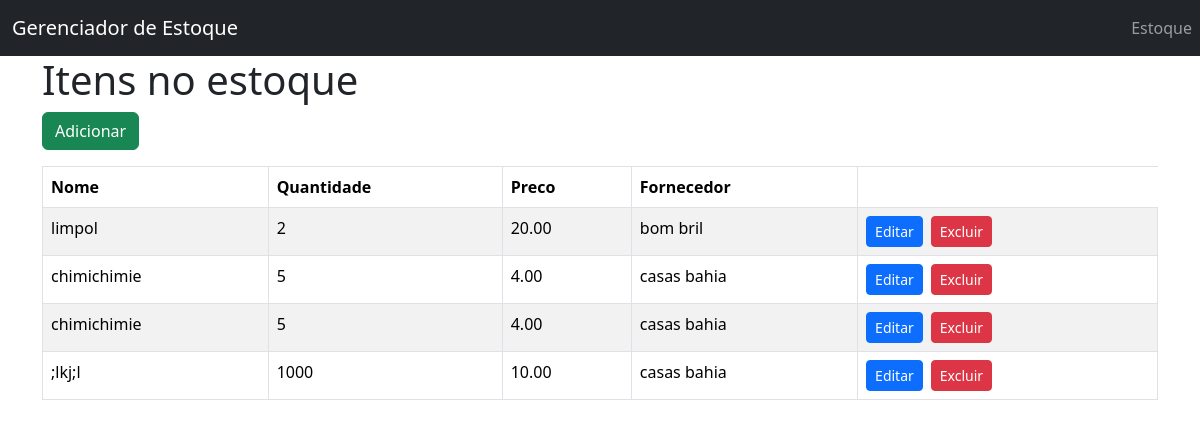
The app's page /items/, older data.
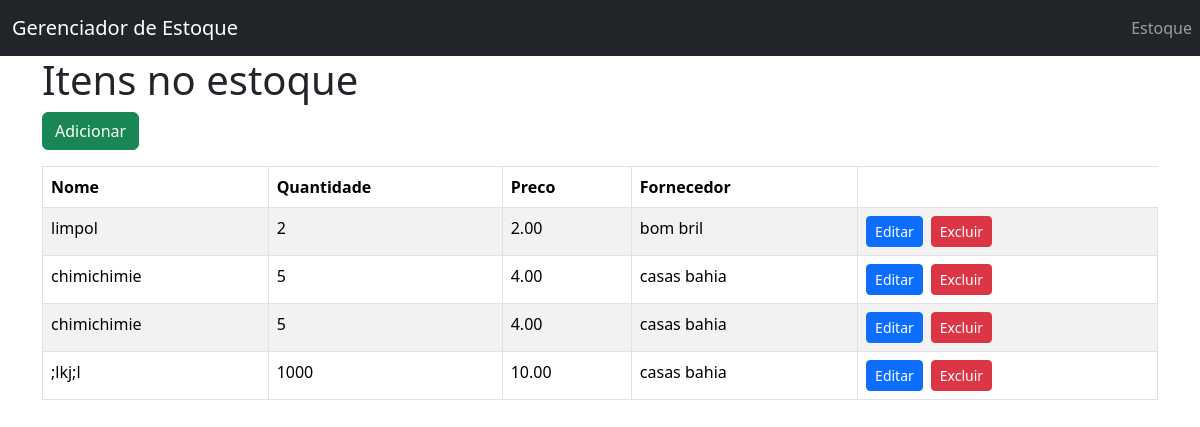
The same page, newer data.
### stockManagerApp/models.py (models this page shows)
class Item(models.Model):
    name = models.CharField(max_length=200)
    quantity = models.IntegerField()
    price = models.DecimalField(max_digits=10, decimal_places=2)
    vendor_name = models.CharField(max_length=200)

### stockManagerApp/views.py (the view)
# urls.py: path("items/", views.items_list_view, name="items_list"),
def items_list_view(request):
    items = Item.objects.all()
    print(items)
    return render(request, "items.html", {"items": items})

### stockManagerApp/templates/items.html (shortened to what this page needs)
{% extends "base.html" %} {% block content %}
<h1>Itens no estoque</h1>
<a href="{% url 'create_item' %}" class="btn btn-success mb-3">Adicionar</a>
{% if items %}
    <table class="table table-bordered table-striped table-hover w-100">
        <thead>
            <tr>
                <th>Nome</th>
                <th>Quantidade</th>
                <th>Preco</th>
                <th>Fornecedor</th>
            </tr>
        </thead>
        <tbody>
            {% for item in items %}
            <tr>
                <td>{{ item.name }}</td>
                <td>{{ item.quantity }}</td>
                <td>{{ item.price }}</td>
                <td>{{ item.vendor_name }}</td>
                <td>
                    <div class="d-flex gap-2">
                        <a href="{% url 'edit_item' item.id %}" class="btn btn-sm btn-primary">Editar</a>
                        <button class="btn btn-sm btn-danger" data-bs-toggle="modal" data-bs-target="#confirmDeleteModal{{ item.id }}">
                         Excluir
                        </button>
                    </div>
                </td>
            </tr>
            {% endfor %}
        </tbody>
    </table>
{% else %}
    <p>Nenhum item cadastrado</p>
{% endif %}
{% endblock %}

### stockManagerApp/templates/base.html (shortened to what this page needs)
<!DOCTYPE html>
<html lang="pt-br">
    <head>
        <link href="https://cdn.jsdelivr.net/npm/bootstrap@5.3.5/dist/css/bootstrap.min.css" rel="stylesheet">
    </head>
    <body>
        <nav class="navbar navbar-expand-lg navbar-dark bg-dark">
            <div class="container">
                <a class="navbar-brand" href="{% url 'home' %}">Gerenciador de Estoque</a>
            </div>
                    <div class="collapse navbar-collapse" id="navbarMenu">
            <ul class="navbar-nav ms-auto">
                <li class="nav-item">
                    <a class="nav-link" href="{% url 'items_list' %}">Estoque</a>
                </li>
            </ul>
        </div>
        </nav>
        <div class="container">{% block content %} {% endblock %}</div>
    </body>
</html>

Row changes from the older to the newer data that the page shows:
changed Item "limpol": price "20.00" → "2.00"
